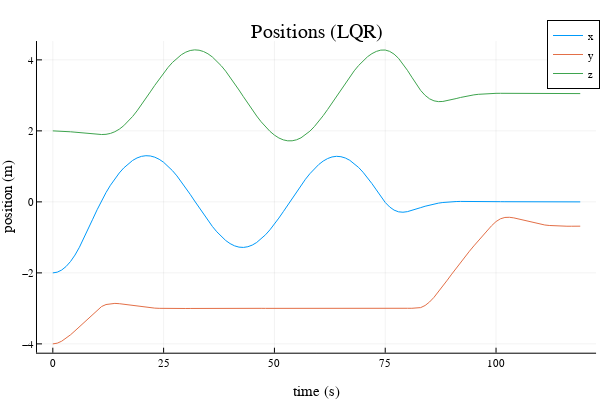
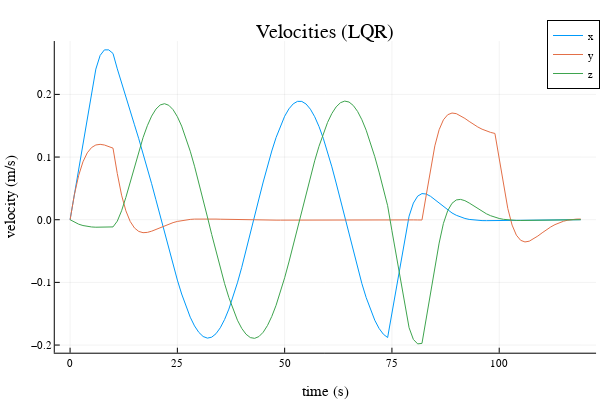
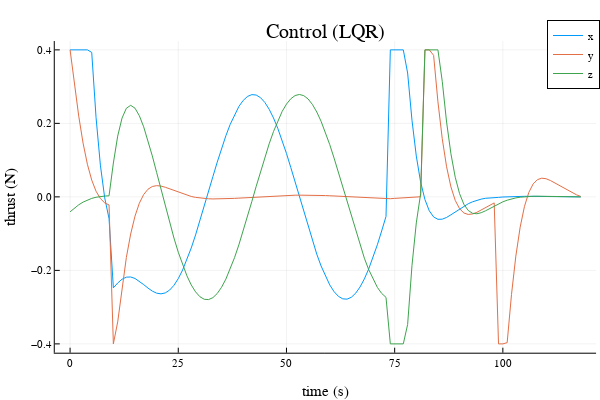

Notebook cell for these charts, in order:
### Code cell
@testset "LQR rendezvous" begin 

    # create our discrete time model 
    dt = 1.0
    A,B = create_dynamics(dt)

    # get our sizes for state and control
    nx,nu = size(B)

    # initial and goal states
    x0 = [-2;-4;2;0;0;.0]
    xg = [0,-.68,3.05,0,0,0]

    # bounds on U
    u_max = 0.4*ones(3)
    u_min = -u_max

    # problem size and reference trajectory 
    N = 120
    t_vec = 0:dt:((N-1)*dt)
    X_ref = desired_trajectory_long(x0,xg,200,dt)[1:N]
    
    # TODO: FHLQR 
    Q = diagm(ones(nx))
    R = diagm(ones(nu))
    Qf = 10*Q
    # TODO get K's from fhlqr 
    P, K = fhlqr(A,B,Q,R,Qf,N)
    # simulation 
    X_sim = [zeros(nx) for i = 1:N]
    U_sim = [zeros(nu) for i = 1:N-1]
    X_sim[1] = x0 
    for i = 1:(N-1) 
        # TODO: put LQR control law here 
        # make sure to clamp 
        U_sim[i] = -K[i]* (X_sim[i] - X_ref[i])
#         U_sim[i] = -K[i] * X_sim[i]

        U_sim[i] = clamp.(U_sim[i], u_min, u_max)

        # simulate 1 step 
        X_sim[i+1] = A*X_sim[i] + B*U_sim[i]
    end

    # -------------plotting/animation---------------------------
    Xm = mat_from_vec(X_sim)
    Um = mat_from_vec(U_sim)
    display(plot(t_vec,Xm[1:3,:]',title = "Positions (LQR)",
                 xlabel = "time (s)", ylabel = "position (m)",
                 label = ["x" "y" "z"]))
    display(plot(t_vec,Xm[4:6,:]',title = "Velocities (LQR)",
            xlabel = "time (s)", ylabel = "velocity (m/s)",
                 label = ["x" "y" "z"]))
    display(plot(t_vec[1:end-1],Um',title = "Control (LQR)",
            xlabel = "time (s)", ylabel = "thrust (N)",
                 label = ["x" "y" "z"]))

    # feel free to toggle `show_reference`
    display(animate_rendezvous(X_sim, X_ref, dt;show_reference = false))
    # -------------plotting/animation---------------------------

    
    # testing 
    xs=[x[1] for x in X_sim]
    ys=[x[2] for x in X_sim]
    zs=[x[3] for x in X_sim]
    @test norm(X_sim[end] - xg) < .01 # goal 
    @test (xg[2] + .1) < maximum(ys) < 0 # we should have hit the ISS 
    @test maximum(zs) >= 4 # check to see if you did the circle 
    @test minimum(zs) <= 2 # check to see if you did the circle 
    @test maximum(xs) >= 1 # check to see if you did the circle 
    @test maximum(norm.(U_sim,Inf)) <= 0.4 # control constraints satisfied 

end

### Figure 1 — Plotly figure (JSON) as saved in the notebook; plotly's stock layout.template omitted (floating-point values rounded to 4 significant figures)
{"data": [{"colorbar": {"len": 0.8657, "title": "", "x": 0.9934, "y": 0.5087}, "legendgroup": "x", "line": {"color": "rgba(0, 154, 250, 1.000)", "dash": "solid", "shape": "linear", "width": 1}, "mode": "lines", "name": "x", "showlegend": true, "type": "scatter", "x": [0, 1, 2, 3, 4, 5, 6, 7, 8, 9, 10, 11, 12, 13, 14, 15, 16, 17, 18, 19, 20, 21, 22, 23, 24, 25, 26, 27, 28, 29, 30, 31, 32, 33, 34, 35, 36, 37, 38, 39, 40, 41, 42, 43, 44, 45, 46, 47, 48, 49, 50, 51, 52, 53, 54, 55, 56, 57, 58, 59, 60, 61, 62, 63, 64, 65, 66, 67, 68, 69, 70, 71, 72, 73, 74, 75, 76, 77, 78, 79, 80, 81, 82, 83, 84, 85, 86, 87, 88, 89, 90, 91, 92, 93, 94, 95, 96, 97, 98, 99, 100, 101, 102, 103, 104, 105, 106, 107, 108, 109, 110, 111, 112, 113, 114, 115, 116, 117, 118, 119], "xaxis": "x", "y": [-2, -1.98, -1.92, -1.82, -1.679, -1.499, -1.278, -1.027, -0.7602, -0.4892, -0.221, 0.03214, 0.2613, 0.4676, 0.6519, 0.8143, 0.9547, 1.073, 1.167, 1.237, 1.282, 1.3, 1.293, 1.259, 1.199, 1.115, 1.008, 0.8791, 0.7321, 0.5696, 0.3949, 0.2118, 0.02421, -0.164, -0.3487, -0.5259, -0.6917, -0.8427, -0.9755, -1.087, -1.175, -1.238, -1.274, -1.283, -1.264, -1.217, -1.144, -1.046, -0.9258, -0.7854, -0.628, -0.4569, -0.276, -0.0891, 0.09973, 0.2864, 0.4669, 0.6372, 0.7938, 0.9332, 1.052, 1.149, 1.22, 1.265, 1.283, 1.273, 1.236, 1.171, 1.081, 0.9684, 0.8343, 0.6821, 0.5152, 0.3372, 0.1518, -0.01619, -0.1442, -0.2322, -0.2802, -0.2914, -0.2753, -0.2432, -0.2035, -0.1622, -0.123, -0.08833, -0.05916, -0.03576, -0.01786, -0.004828, 0.004098, 0.009727, 0.01283, 0.01408, 0.01407, 0.01326, 0.012, 0.01055, 0.009105, 0.007767, 0.006575, 0.005511, 0.004572, 0.003737, 0.00299, 0.002323, 0.001736, 0.001227, 0.0007986, 0.0004484, 0.0001737, -3.077e-05, -0.0001718, -0.0002574, -0.0002964, -0.0002976, -0.0002698, -0.0002213, -0.0001602, -9.455e-05], "yaxis": "y"}, {"colorbar": {"len": 0.8657, "title": "", "x": 0.9934, "y": 0.5087}, "legendgroup": "y", "line": {"color": "rgba(227, 111, 71, 1.000)", "dash": "solid", "shape": "linear", "width": 1}, "mode": "lines", "name": "y", "showlegend": true, "type": "scatter", "x": [0, 1, 2, 3, 4, 5, 6, 7, 8, 9, 10, 11, 12, 13, 14, 15, 16, 17, 18, 19, 20, 21, 22, 23, 24, 25, 26, 27, 28, 29, 30, 31, 32, 33, 34, 35, 36, 37, 38, 39, 40, 41, 42, 43, 44, 45, 46, 47, 48, 49, 50, 51, 52, 53, 54, 55, 56, 57, 58, 59, 60, 61, 62, 63, 64, 65, 66, 67, 68, 69, 70, 71, 72, 73, 74, 75, 76, 77, 78, 79, 80, 81, 82, 83, 84, 85, 86, 87, 88, 89, 90, 91, 92, 93, 94, 95, 96, 97, 98, 99, 100, 101, 102, 103, 104, 105, 106, 107, 108, 109, 110, 111, 112, 113, 114, 115, 116, 117, 118, 119], "xaxis": "x", "y": [-4, -3.98, -3.925, -3.843, -3.744, -3.633, -3.515, -3.396, -3.276, -3.158, -3.042, -2.948, -2.892, -2.865, -2.859, -2.867, -2.883, -2.903, -2.923, -2.943, -2.96, -2.974, -2.985, -2.993, -2.999, -3.002, -3.004, -3.005, -3.005, -3.004, -3.003, -3.002, -3.001, -2.999, -2.998, -2.997, -2.997, -2.996, -2.996, -2.996, -2.996, -2.996, -2.996, -2.997, -2.997, -2.997, -2.998, -2.999, -2.999, -3.0, -3.001, -3.001, -3.002, -3.002, -3.003, -3.003, -3.004, -3.004, -3.004, -3.004, -3.004, -3.004, -3.004, -3.004, -3.003, -3.003, -3.003, -3.002, -3.001, -3.001, -3.0, -3.0, -2.999, -2.998, -2.998, -2.997, -2.997, -2.997, -2.997, -2.997, -2.997, -2.997, -2.998, -2.978, -2.919, -2.82, -2.689, -2.538, -2.374, -2.205, -2.036, -1.868, -1.704, -1.545, -1.39, -1.24, -1.094, -0.9508, -0.8104, -0.6719, -0.5542, -0.4765, -0.4387, -0.4339, -0.4505, -0.4793, -0.5134, -0.5483, -0.5808, -0.6092, -0.6327, -0.6512, -0.665, -0.6747, -0.6809, -0.6845, -0.686, -0.6861, -0.6854, -0.6844], "yaxis": "y"}, {"colorbar": {"len": 0.8657, "title": "", "x": 0.9934, "y": 0.5087}, "legendgroup": "z", "line": {"color": "rgba(62, 164, 78, 1.000)", "dash": "solid", "shape": "linear", "width": 1}, "mode": "lines", "name": "z", "showlegend": true, "type": "scatter", "x": [0, 1, 2, 3, 4, 5, 6, 7, 8, 9, 10, 11, 12, 13, 14, 15, 16, 17, 18, 19, 20, 21, 22, 23, 24, 25, 26, 27, 28, 29, 30, 31, 32, 33, 34, 35, 36, 37, 38, 39, 40, 41, 42, 43, 44, 45, 46, 47, 48, 49, 50, 51, 52, 53, 54, 55, 56, 57, 58, 59, 60, 61, 62, 63, 64, 65, 66, 67, 68, 69, 70, 71, 72, 73, 74, 75, 76, 77, 78, 79, 80, 81, 82, 83, 84, 85, 86, 87, 88, 89, 90, 91, 92, 93, 94, 95, 96, 97, 98, 99, 100, 101, 102, 103, 104, 105, 106, 107, 108, 109, 110, 111, 112, 113, 114, 115, 116, 117, 118, 119], "xaxis": "x", "y": [2, 1.998, 1.992, 1.984, 1.974, 1.963, 1.951, 1.939, 1.927, 1.915, 1.904, 1.897, 1.903, 1.928, 1.976, 2.048, 2.145, 2.265, 2.405, 2.563, 2.734, 2.913, 3.097, 3.281, 3.46, 3.63, 3.787, 3.927, 4.048, 4.145, 4.217, 4.263, 4.282, 4.272, 4.235, 4.171, 4.081, 3.968, 3.834, 3.682, 3.515, 3.337, 3.152, 2.963, 2.775, 2.592, 2.418, 2.257, 2.111, 1.985, 1.881, 1.801, 1.747, 1.72, 1.72, 1.749, 1.804, 1.886, 1.991, 2.119, 2.265, 2.428, 2.602, 2.786, 2.974, 3.162, 3.347, 3.525, 3.691, 3.842, 3.975, 4.087, 4.175, 4.238, 4.274, 4.277, 4.239, 4.162, 4.044, 3.889, 3.707, 3.513, 3.315, 3.138, 3.0, 2.903, 2.846, 2.824, 2.828, 2.849, 2.878, 2.91, 2.941, 2.97, 2.994, 3.014, 3.029, 3.041, 3.049, 3.054, 3.057, 3.058, 3.058, 3.058, 3.057, 3.056, 3.054, 3.053, 3.052, 3.052, 3.051, 3.05, 3.05, 3.05, 3.05, 3.05, 3.05, 3.05, 3.05, 3.05], "yaxis": "y"}], "layout": {"annotations": [{"font": {"color": "rgba(0, 0, 0, 1.000)", "family": "sans-serif", "size": 20}, "rotation": 0, "showarrow": false, "text": "Positions (LQR)", "x": 0.5275, "xanchor": "center", "xref": "paper", "y": 1, "yanchor": "top", "yref": "paper"}], "height": 400, "legend": {"bgcolor": "rgba(255, 255, 255, 1.000)", "bordercolor": "rgba(0, 0, 0, 1.000)", "borderwidth": 1, "font": {"color": "rgba(0, 0, 0, 1.000)", "family": "sans-serif", "size": 11}, "title": {"font": {"color": "rgba(0, 0, 0, 1.000)", "family": "sans-serif", "size": 15}, "text": ""}, "tracegroupgap": 0, "traceorder": "normal", "x": 1, "xanchor": "auto", "y": 1, "yanchor": "auto"}, "margin": {"b": 20, "l": 0, "r": 0, "t": 20}, "paper_bgcolor": "rgba(255, 255, 255, 1.000)", "plot_bgcolor": "rgba(255, 255, 255, 1.000)", "showlegend": true, "width": 600, "xaxis": {"anchor": "y", "domain": [0.06165, 0.9934], "gridcolor": "rgba(0, 0, 0, 0.100)", "gridwidth": 0.5, "linecolor": "rgba(0, 0, 0, 1.000)", "mirror": false, "range": [-3.57, 122.6], "showgrid": true, "showline": true, "showticklabels": true, "tickangle": 0, "tickcolor": "rgb(0, 0, 0)", "tickfont": {"color": "rgba(0, 0, 0, 1.000)", "family": "sans-serif", "size": 11}, "tickmode": "array", "ticks": "inside", "ticktext": ["0", "25", "50", "75", "100"], "tickvals": [0, 25, 50, 75, 100], "title": "time (s)", "titlefont": {"color": "rgba(0, 0, 0, 1.000)", "family": "sans-serif", "size": 15}, "type": "-", "visible": true, "zeroline": false, "zerolinecolor": "rgba(0, 0, 0, 1.000)"}, "yaxis": {"anchor": "x", "domain": [0.07581, 0.9415], "gridcolor": "rgba(0, 0, 0, 0.100)", "gridwidth": 0.5, "linecolor": "rgba(0, 0, 0, 1.000)", "mirror": false, "range": [-4.248, 4.53], "showgrid": true, "showline": true, "showticklabels": true, "tickangle": 0, "tickcolor": "rgb(0, 0, 0)", "tickfont": {"color": "rgba(0, 0, 0, 1.000)", "family": "sans-serif", "size": 11}, "tickmode": "array", "ticks": "inside", "ticktext": ["−4", "−2", "0", "2", "4"], "tickvals": [-4, -2, 0, 2, 4], "title": "position (m)", "titlefont": {"color": "rgba(0, 0, 0, 1.000)", "family": "sans-serif", "size": 15}, "type": "-", "visible": true, "zeroline": false, "zerolinecolor": "rgba(0, 0, 0, 1.000)"}}}

### Figure 2 — Plotly figure (JSON) as saved in the notebook; plotly's stock layout.template omitted (floating-point values rounded to 4 significant figures)
{"data": [{"colorbar": {"len": 0.8657, "title": "", "x": 0.9934, "y": 0.5087}, "legendgroup": "x", "line": {"color": "rgba(0, 154, 250, 1.000)", "dash": "solid", "shape": "linear", "width": 1}, "mode": "lines", "name": "x", "showlegend": true, "type": "scatter", "x": [0, 1, 2, 3, 4, 5, 6, 7, 8, 9, 10, 11, 12, 13, 14, 15, 16, 17, 18, 19, 20, 21, 22, 23, 24, 25, 26, 27, 28, 29, 30, 31, 32, 33, 34, 35, 36, 37, 38, 39, 40, 41, 42, 43, 44, 45, 46, 47, 48, 49, 50, 51, 52, 53, 54, 55, 56, 57, 58, 59, 60, 61, 62, 63, 64, 65, 66, 67, 68, 69, 70, 71, 72, 73, 74, 75, 76, 77, 78, 79, 80, 81, 82, 83, 84, 85, 86, 87, 88, 89, 90, 91, 92, 93, 94, 95, 96, 97, 98, 99, 100, 101, 102, 103, 104, 105, 106, 107, 108, 109, 110, 111, 112, 113, 114, 115, 116, 117, 118, 119], "xaxis": "x", "y": [0, 0.04004, 0.08015, 0.1203, 0.1605, 0.2008, 0.2403, 0.2622, 0.2711, 0.271, 0.2654, 0.2408, 0.2175, 0.1952, 0.1733, 0.1515, 0.1293, 0.1063, 0.0824, 0.05754, 0.03187, 0.005651, -0.02076, -0.0469, -0.07226, -0.09633, -0.1186, -0.1385, -0.1556, -0.1695, -0.1798, -0.1863, -0.1889, -0.1874, -0.1819, -0.1725, -0.1593, -0.1427, -0.1229, -0.1005, -0.07595, -0.04971, -0.02238, 0.005435, 0.03314, 0.06013, 0.08582, 0.1097, 0.1311, 0.1497, 0.1651, 0.1769, 0.1849, 0.1889, 0.1888, 0.1846, 0.1764, 0.1644, 0.1488, 0.13, 0.1084, 0.08443, 0.05865, 0.0316, 0.003862, -0.02396, -0.05126, -0.07745, -0.102, -0.1243, -0.1439, -0.1604, -0.1734, -0.1827, -0.188, -0.148, -0.108, -0.06802, -0.02802, 0.005676, 0.02655, 0.03766, 0.04169, 0.041, 0.03733, 0.03209, 0.02626, 0.02052, 0.01529, 0.01078, 0.007076, 0.00418, 0.002018, 0.0004905, -0.0005161, -0.001114, -0.001406, -0.001482, -0.001414, -0.001261, -0.001139, -0.001004, -0.0008875, -0.0007924, -0.0007082, -0.000628, -0.0005482, -0.000468, -0.0003882, -0.0003105, -0.0002371, -0.00017, -0.0001104, -5.946e-05, -1.74e-05, 1.581e-05, 4.048e-05, 5.696e-05, 6.544e-05, 6.579e-05], "yaxis": "y"}, {"colorbar": {"len": 0.8657, "title": "", "x": 0.9934, "y": 0.5087}, "legendgroup": "y", "line": {"color": "rgba(227, 111, 71, 1.000)", "dash": "solid", "shape": "linear", "width": 1}, "mode": "lines", "name": "y", "showlegend": true, "type": "scatter", "x": [0, 1, 2, 3, 4, 5, 6, 7, 8, 9, 10, 11, 12, 13, 14, 15, 16, 17, 18, 19, 20, 21, 22, 23, 24, 25, 26, 27, 28, 29, 30, 31, 32, 33, 34, 35, 36, 37, 38, 39, 40, 41, 42, 43, 44, 45, 46, 47, 48, 49, 50, 51, 52, 53, 54, 55, 56, 57, 58, 59, 60, 61, 62, 63, 64, 65, 66, 67, 68, 69, 70, 71, 72, 73, 74, 75, 76, 77, 78, 79, 80, 81, 82, 83, 84, 85, 86, 87, 88, 89, 90, 91, 92, 93, 94, 95, 96, 97, 98, 99, 100, 101, 102, 103, 104, 105, 106, 107, 108, 109, 110, 111, 112, 113, 114, 115, 116, 117, 118, 119], "xaxis": "x", "y": [0, 0.03996, 0.07065, 0.09239, 0.1067, 0.1152, 0.1193, 0.1203, 0.1192, 0.117, 0.1142, 0.07368, 0.03916, 0.01421, -0.002689, -0.01314, -0.01868, -0.02067, -0.02023, -0.01831, -0.01558, -0.01257, -0.009611, -0.006921, -0.004615, -0.002738, -0.001283, -0.0002149, 0.00052, 0.0009803, 0.001224, 0.001306, 0.001271, 0.001158, 0.0009961, 0.0008094, 0.0006139, 0.0004211, 0.0002386, 7.068e-05, -8.014e-05, -0.0002129, -0.0003275, -0.0004242, -0.0005035, -0.0005662, -0.0006127, -0.0006436, -0.0006594, -0.0006605, -0.0006474, -0.0006209, -0.0005816, -0.0005305, -0.0004686, -0.0003972, -0.0003177, -0.0002318, -0.0001412, -4.779e-05, 4.648e-05, 0.0001396, 0.0002297, 0.0003148, 0.000393, 0.0004628, 0.0005226, 0.0005711, 0.0006072, 0.0006302, 0.0006397, 0.0006352, 0.0006171, 0.0005856, 0.0005414, 0.0004049, 0.0002719, 0.0001363, -5.323e-06, -0.0001479, -0.0002743, -0.000369, -0.0004259, 0.03948, 0.0794, 0.1178, 0.1436, 0.1594, 0.1676, 0.1703, 0.1693, 0.1661, 0.1617, 0.1569, 0.1522, 0.148, 0.1445, 0.1416, 0.1393, 0.1377, 0.09768, 0.05768, 0.01802, -0.008522, -0.02464, -0.03287, -0.03546, -0.03426, -0.03074, -0.02604, -0.02096, -0.01603, -0.01158, -0.007789, -0.004723, -0.002372, -0.0006844, 0.0004087, 0.0009792, 0.001091], "yaxis": "y"}, {"colorbar": {"len": 0.8657, "title": "", "x": 0.9934, "y": 0.5087}, "legendgroup": "z", "line": {"color": "rgba(62, 164, 78, 1.000)", "dash": "solid", "shape": "linear", "width": 1}, "mode": "lines", "name": "z", "showlegend": true, "type": "scatter", "x": [0, 1, 2, 3, 4, 5, 6, 7, 8, 9, 10, 11, 12, 13, 14, 15, 16, 17, 18, 19, 20, 21, 22, 23, 24, 25, 26, 27, 28, 29, 30, 31, 32, 33, 34, 35, 36, 37, 38, 39, 40, 41, 42, 43, 44, 45, 46, 47, 48, 49, 50, 51, 52, 53, 54, 55, 56, 57, 58, 59, 60, 61, 62, 63, 64, 65, 66, 67, 68, 69, 70, 71, 72, 73, 74, 75, 76, 77, 78, 79, 80, 81, 82, 83, 84, 85, 86, 87, 88, 89, 90, 91, 92, 93, 94, 95, 96, 97, 98, 99, 100, 101, 102, 103, 104, 105, 106, 107, 108, 109, 110, 111, 112, 113, 114, 115, 116, 117, 118, 119], "xaxis": "x", "y": [0, -0.00407, -0.007118, -0.009277, -0.0107, -0.01155, -0.01196, -0.01206, -0.01197, -0.01175, -0.01147, -0.002268, 0.01427, 0.03569, 0.0598, 0.0847, 0.1088, 0.1309, 0.15, 0.1653, 0.1765, 0.1831, 0.1852, 0.1826, 0.1756, 0.1644, 0.1494, 0.1308, 0.1093, 0.08538, 0.05952, 0.03234, 0.004472, -0.02348, -0.05091, -0.0772, -0.1018, -0.1242, -0.1438, -0.1604, -0.1734, -0.1827, -0.1881, -0.1893, -0.1865, -0.1796, -0.1688, -0.1544, -0.1366, -0.1159, -0.09264, -0.06741, -0.04071, -0.01314, 0.01472, 0.04226, 0.06888, 0.09402, 0.1171, 0.1377, 0.1553, 0.1695, 0.18, 0.1867, 0.1893, 0.1878, 0.1823, 0.1728, 0.1595, 0.1429, 0.1231, 0.1006, 0.076, 0.04974, 0.02239, -0.01761, -0.05762, -0.09762, -0.1376, -0.1723, -0.1911, -0.1981, -0.1973, -0.1573, -0.1173, -0.07731, -0.03731, -0.005883, 0.01448, 0.02622, 0.03156, 0.03244, 0.03041, 0.0267, 0.02223, 0.01764, 0.01332, 0.009532, 0.006374, 0.003867, 0.001973, 0.0006168, -0.0002908, -0.0008422, -0.001124, -0.001213, -0.001173, -0.001053, -0.0008933, -0.0007202, -0.0005523, -0.0004007, -0.0002712, -0.0001656, -8.35e-05, -2.266e-05, 1.953e-05, 4.549e-05, 5.688e-05, 5.462e-05], "yaxis": "y"}], "layout": {"annotations": [{"font": {"color": "rgba(0, 0, 0, 1.000)", "family": "sans-serif", "size": 20}, "rotation": 0, "showarrow": false, "text": "Velocities (LQR)", "x": 0.5424, "xanchor": "center", "xref": "paper", "y": 1, "yanchor": "top", "yref": "paper"}], "height": 400, "legend": {"bgcolor": "rgba(255, 255, 255, 1.000)", "bordercolor": "rgba(0, 0, 0, 1.000)", "borderwidth": 1, "font": {"color": "rgba(0, 0, 0, 1.000)", "family": "sans-serif", "size": 11}, "title": {"font": {"color": "rgba(0, 0, 0, 1.000)", "family": "sans-serif", "size": 15}, "text": ""}, "tracegroupgap": 0, "traceorder": "normal", "x": 1, "xanchor": "auto", "y": 1, "yanchor": "auto"}, "margin": {"b": 20, "l": 0, "r": 0, "t": 20}, "paper_bgcolor": "rgba(255, 255, 255, 1.000)", "plot_bgcolor": "rgba(255, 255, 255, 1.000)", "showlegend": true, "width": 600, "xaxis": {"anchor": "y", "domain": [0.09128, 0.9934], "gridcolor": "rgba(0, 0, 0, 0.100)", "gridwidth": 0.5, "linecolor": "rgba(0, 0, 0, 1.000)", "mirror": false, "range": [-3.57, 122.6], "showgrid": true, "showline": true, "showticklabels": true, "tickangle": 0, "tickcolor": "rgb(0, 0, 0)", "tickfont": {"color": "rgba(0, 0, 0, 1.000)", "family": "sans-serif", "size": 11}, "tickmode": "array", "ticks": "inside", "ticktext": ["0", "25", "50", "75", "100"], "tickvals": [0, 25, 50, 75, 100], "title": "time (s)", "titlefont": {"color": "rgba(0, 0, 0, 1.000)", "family": "sans-serif", "size": 15}, "type": "-", "visible": true, "zeroline": false, "zerolinecolor": "rgba(0, 0, 0, 1.000)"}, "yaxis": {"anchor": "x", "domain": [0.07581, 0.9415], "gridcolor": "rgba(0, 0, 0, 0.100)", "gridwidth": 0.5, "linecolor": "rgba(0, 0, 0, 1.000)", "mirror": false, "range": [-0.2122, 0.2851], "showgrid": true, "showline": true, "showticklabels": true, "tickangle": 0, "tickcolor": "rgb(0, 0, 0)", "tickfont": {"color": "rgba(0, 0, 0, 1.000)", "family": "sans-serif", "size": 11}, "tickmode": "array", "ticks": "inside", "ticktext": ["−0.2", "−0.1", "0.0", "0.1", "0.2"], "tickvals": [-0.2, -0.1, 0, 0.1, 0.2], "title": "velocity (m/s)", "titlefont": {"color": "rgba(0, 0, 0, 1.000)", "family": "sans-serif", "size": 15}, "type": "-", "visible": true, "zeroline": false, "zerolinecolor": "rgba(0, 0, 0, 1.000)"}}}

### Figure 3 — Plotly figure (JSON) as saved in the notebook; plotly's stock layout.template omitted (floating-point values rounded to 4 significant figures)
{"data": [{"colorbar": {"len": 0.8657, "title": "", "x": 0.9934, "y": 0.5087}, "legendgroup": "x", "line": {"color": "rgba(0, 154, 250, 1.000)", "dash": "solid", "shape": "linear", "width": 1}, "mode": "lines", "name": "x", "showlegend": true, "type": "scatter", "x": [0, 1, 2, 3, 4, 5, 6, 7, 8, 9, 10, 11, 12, 13, 14, 15, 16, 17, 18, 19, 20, 21, 22, 23, 24, 25, 26, 27, 28, 29, 30, 31, 32, 33, 34, 35, 36, 37, 38, 39, 40, 41, 42, 43, 44, 45, 46, 47, 48, 49, 50, 51, 52, 53, 54, 55, 56, 57, 58, 59, 60, 61, 62, 63, 64, 65, 66, 67, 68, 69, 70, 71, 72, 73, 74, 75, 76, 77, 78, 79, 80, 81, 82, 83, 84, 85, 86, 87, 88, 89, 90, 91, 92, 93, 94, 95, 96, 97, 98, 99, 100, 101, 102, 103, 104, 105, 106, 107, 108, 109, 110, 111, 112, 113, 114, 115, 116, 117, 118], "xaxis": "x", "y": [0.4, 0.4, 0.4, 0.4, 0.4, 0.3931, 0.2159, 0.08633, -0.002751, -0.05912, -0.2475, -0.2344, -0.2241, -0.2185, -0.218, -0.222, -0.2294, -0.2387, -0.2482, -0.2564, -0.262, -0.2639, -0.2613, -0.2536, -0.2406, -0.2224, -0.199, -0.171, -0.1389, -0.1035, -0.06546, -0.02573, 0.01478, 0.05515, 0.09445, 0.1318, 0.1663, 0.1973, 0.224, 0.2459, 0.2625, 0.2733, 0.2782, 0.2771, 0.27, 0.257, 0.2384, 0.2147, 0.1863, 0.1539, 0.1181, 0.07981, 0.03977, -0.00113, -0.04201, -0.08197, -0.1202, -0.1558, -0.188, -0.2161, -0.2396, -0.2579, -0.2706, -0.2774, -0.2782, -0.2731, -0.262, -0.2452, -0.2231, -0.1962, -0.1651, -0.1303, -0.09279, -0.05324, 0.4, 0.4, 0.4, 0.4, 0.337, 0.2088, 0.111, 0.04034, -0.007329, -0.03794, -0.05457, -0.06108, -0.06068, -0.05592, -0.04878, -0.04068, -0.0326, -0.02517, -0.01873, -0.01342, -0.009236, -0.006095, -0.003859, -0.002372, -0.001475, -0.001325, -0.0003396, 0.0003434, 0.0008477, 0.001202, 0.001426, 0.001539, 0.001558, 0.001503, 0.001392, 0.001244, 0.001073, 0.0008947, 0.0007198, 0.0005564, 0.0004091, 0.0002799, 0.0001678, 6.978e-05, -1.893e-05], "yaxis": "y"}, {"colorbar": {"len": 0.8657, "title": "", "x": 0.9934, "y": 0.5087}, "legendgroup": "y", "line": {"color": "rgba(227, 111, 71, 1.000)", "dash": "solid", "shape": "linear", "width": 1}, "mode": "lines", "name": "y", "showlegend": true, "type": "scatter", "x": [0, 1, 2, 3, 4, 5, 6, 7, 8, 9, 10, 11, 12, 13, 14, 15, 16, 17, 18, 19, 20, 21, 22, 23, 24, 25, 26, 27, 28, 29, 30, 31, 32, 33, 34, 35, 36, 37, 38, 39, 40, 41, 42, 43, 44, 45, 46, 47, 48, 49, 50, 51, 52, 53, 54, 55, 56, 57, 58, 59, 60, 61, 62, 63, 64, 65, 66, 67, 68, 69, 70, 71, 72, 73, 74, 75, 76, 77, 78, 79, 80, 81, 82, 83, 84, 85, 86, 87, 88, 89, 90, 91, 92, 93, 94, 95, 96, 97, 98, 99, 100, 101, 102, 103, 104, 105, 106, 107, 108, 109, 110, 111, 112, 113, 114, 115, 116, 117, 118], "xaxis": "x", "y": [0.4, 0.3082, 0.2196, 0.1463, 0.0887, 0.04566, 0.01532, -0.004573, -0.01631, -0.02197, -0.4, -0.3403, -0.245, -0.165, -0.101, -0.05234, -0.01727, 0.006353, 0.02079, 0.02821, 0.03055, 0.02943, 0.02617, 0.02176, 0.01694, 0.01222, 0.007897, 0.00416, 0.001077, -0.001347, -0.003158, -0.004421, -0.005215, -0.005621, -0.005712, -0.005554, -0.005203, -0.004707, -0.004103, -0.003423, -0.002691, -0.001928, -0.001151, -0.0003754, 0.0003851, 0.001118, 0.001811, 0.002454, 0.003036, 0.003546, 0.003976, 0.004318, 0.004566, 0.004716, 0.004764, 0.00471, 0.004555, 0.004303, 0.003958, 0.003528, 0.003023, 0.002453, 0.00183, 0.001167, 0.0004797, -0.0002182, -0.0009112, -0.001585, -0.002224, -0.002815, -0.003345, -0.003802, -0.004178, -0.004463, -0.00501, -0.004108, -0.003265, -0.002458, -0.001668, -0.0009146, -0.0002505, 0.0002914, 0.4, 0.4, 0.3851, 0.2587, 0.1582, 0.08197, 0.02721, -0.009622, -0.03217, -0.04388, -0.04781, -0.0465, -0.04197, -0.03577, -0.029, -0.02242, -0.01646, -0.4, -0.4, -0.3967, -0.2654, -0.1612, -0.08236, -0.02586, 0.01202, 0.0351, 0.04699, 0.05086, 0.04932, 0.04448, 0.03788, 0.03065, 0.02351, 0.01688, 0.01093, 0.005706, 0.001117], "yaxis": "y"}, {"colorbar": {"len": 0.8657, "title": "", "x": 0.9934, "y": 0.5087}, "legendgroup": "z", "line": {"color": "rgba(62, 164, 78, 1.000)", "dash": "solid", "shape": "linear", "width": 1}, "mode": "lines", "name": "z", "showlegend": true, "type": "scatter", "x": [0, 1, 2, 3, 4, 5, 6, 7, 8, 9, 10, 11, 12, 13, 14, 15, 16, 17, 18, 19, 20, 21, 22, 23, 24, 25, 26, 27, 28, 29, 30, 31, 32, 33, 34, 35, 36, 37, 38, 39, 40, 41, 42, 43, 44, 45, 46, 47, 48, 49, 50, 51, 52, 53, 54, 55, 56, 57, 58, 59, 60, 61, 62, 63, 64, 65, 66, 67, 68, 69, 70, 71, 72, 73, 74, 75, 76, 77, 78, 79, 80, 81, 82, 83, 84, 85, 86, 87, 88, 89, 90, 91, 92, 93, 94, 95, 96, 97, 98, 99, 100, 101, 102, 103, 104, 105, 106, 107, 108, 109, 110, 111, 112, 113, 114, 115, 116, 117, 118], "xaxis": "x", "y": [-0.04068, -0.03046, -0.02156, -0.01422, -0.008434, -0.0041, -0.001028, 0.0009998, 0.002206, 0.002795, 0.09205, 0.1654, 0.2142, 0.2411, 0.2491, 0.2413, 0.2209, 0.1907, 0.1535, 0.1114, 0.06652, 0.0204, -0.02548, -0.06993, -0.1119, -0.1505, -0.1851, -0.2149, -0.2396, -0.2586, -0.2717, -0.2787, -0.2795, -0.2742, -0.2629, -0.246, -0.2237, -0.1966, -0.1653, -0.1305, -0.09285, -0.05323, -0.01248, 0.02852, 0.06889, 0.1078, 0.1443, 0.1777, 0.2073, 0.2323, 0.2524, 0.267, 0.2758, 0.2786, 0.2754, 0.2663, 0.2514, 0.231, 0.2057, 0.1758, 0.1422, 0.1056, 0.06659, 0.02618, -0.0148, -0.05545, -0.09491, -0.1323, -0.1668, -0.1978, -0.2244, -0.2462, -0.2626, -0.2734, -0.4, -0.4, -0.4, -0.4, -0.3471, -0.187, -0.07079, 0.008419, 0.4, 0.4, 0.4, 0.4, 0.3143, 0.2037, 0.1174, 0.05348, 0.008754, -0.02025, -0.037, -0.04465, -0.04594, -0.0431, -0.03787, -0.03155, -0.02503, -0.01891, -0.01353, -0.00904, -0.005478, -0.002784, -0.0008533, 0.0004407, 0.001229, 0.001635, 0.001767, 0.001715, 0.001552, 0.001331, 0.001091, 0.0008573, 0.0006443, 0.0004578, 0.0002955, 0.0001497, 1.337e-05], "yaxis": "y"}], "layout": {"annotations": [{"font": {"color": "rgba(0, 0, 0, 1.000)", "family": "sans-serif", "size": 20}, "rotation": 0, "showarrow": false, "text": "Control (LQR)", "x": 0.5424, "xanchor": "center", "xref": "paper", "y": 1, "yanchor": "top", "yref": "paper"}], "height": 400, "legend": {"bgcolor": "rgba(255, 255, 255, 1.000)", "bordercolor": "rgba(0, 0, 0, 1.000)", "borderwidth": 1, "font": {"color": "rgba(0, 0, 0, 1.000)", "family": "sans-serif", "size": 11}, "title": {"font": {"color": "rgba(0, 0, 0, 1.000)", "family": "sans-serif", "size": 15}, "text": ""}, "tracegroupgap": 0, "traceorder": "normal", "x": 1, "xanchor": "auto", "y": 1, "yanchor": "auto"}, "margin": {"b": 20, "l": 0, "r": 0, "t": 20}, "paper_bgcolor": "rgba(255, 255, 255, 1.000)", "plot_bgcolor": "rgba(255, 255, 255, 1.000)", "showlegend": true, "width": 600, "xaxis": {"anchor": "y", "domain": [0.09128, 0.9934], "gridcolor": "rgba(0, 0, 0, 0.100)", "gridwidth": 0.5, "linecolor": "rgba(0, 0, 0, 1.000)", "mirror": false, "range": [-3.54, 121.5], "showgrid": true, "showline": true, "showticklabels": true, "tickangle": 0, "tickcolor": "rgb(0, 0, 0)", "tickfont": {"color": "rgba(0, 0, 0, 1.000)", "family": "sans-serif", "size": 11}, "tickmode": "array", "ticks": "inside", "ticktext": ["0", "25", "50", "75", "100"], "tickvals": [0, 25, 50, 75, 100], "title": "time (s)", "titlefont": {"color": "rgba(0, 0, 0, 1.000)", "family": "sans-serif", "size": 15}, "type": "-", "visible": true, "zeroline": false, "zerolinecolor": "rgba(0, 0, 0, 1.000)"}, "yaxis": {"anchor": "x", "domain": [0.07581, 0.9415], "gridcolor": "rgba(0, 0, 0, 0.100)", "gridwidth": 0.5, "linecolor": "rgba(0, 0, 0, 1.000)", "mirror": false, "range": [-0.424, 0.424], "showgrid": true, "showline": true, "showticklabels": true, "tickangle": 0, "tickcolor": "rgb(0, 0, 0)", "tickfont": {"color": "rgba(0, 0, 0, 1.000)", "family": "sans-serif", "size": 11}, "tickmode": "array", "ticks": "inside", "ticktext": ["−0.4", "−0.2", "0.0", "0.2", "0.4"], "tickvals": [-0.4, -0.2, 0, 0.2, 0.4], "title": "thrust (N)", "titlefont": {"color": "rgba(0, 0, 0, 1.000)", "family": "sans-serif", "size": 15}, "type": "-", "visible": true, "zeroline": false, "zerolinecolor": "rgba(0, 0, 0, 1.000)"}}}
